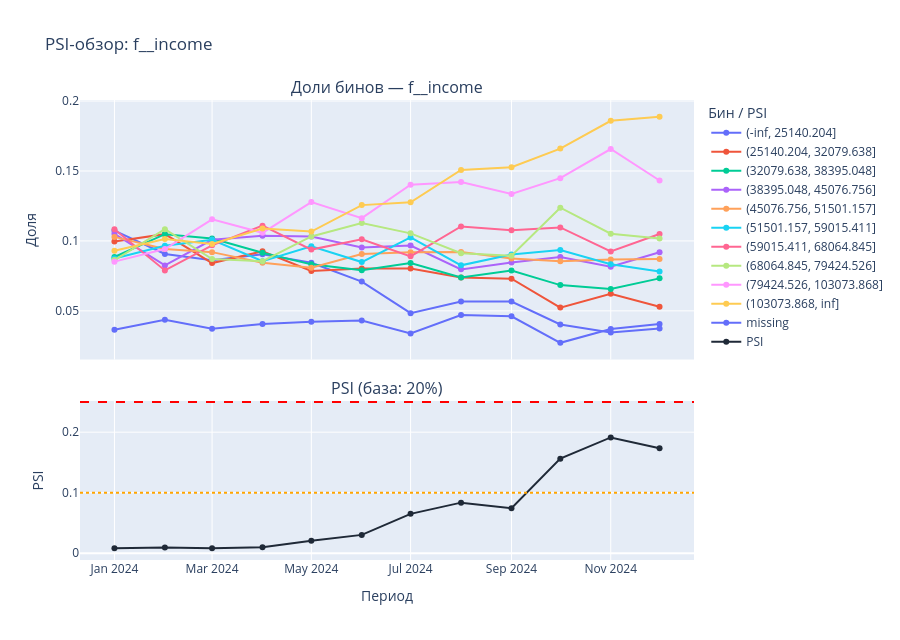
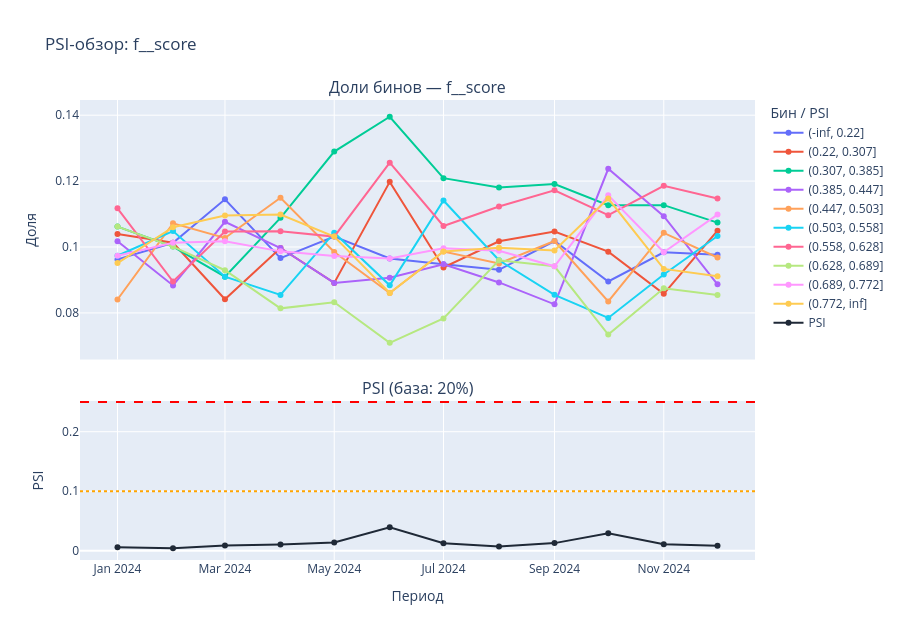
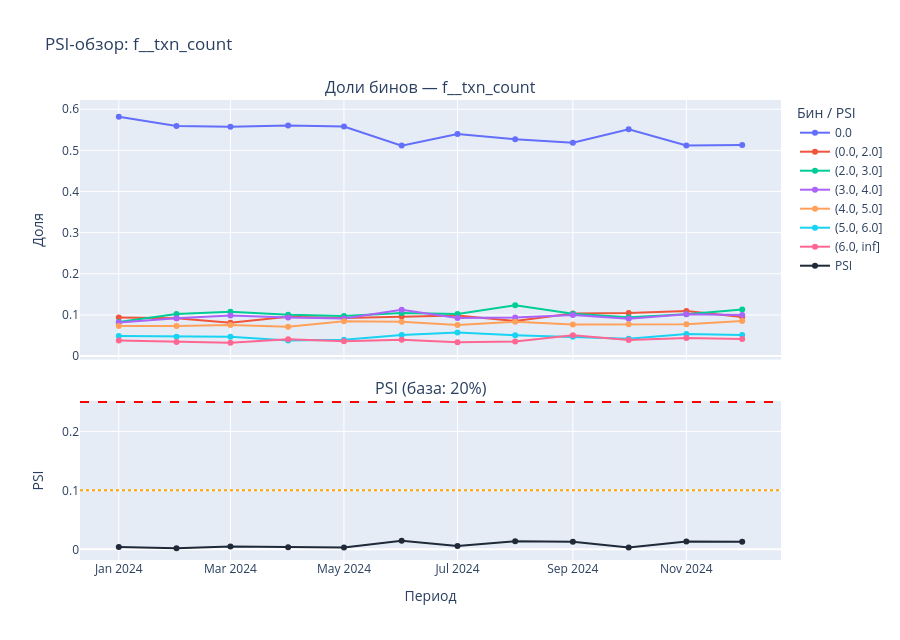
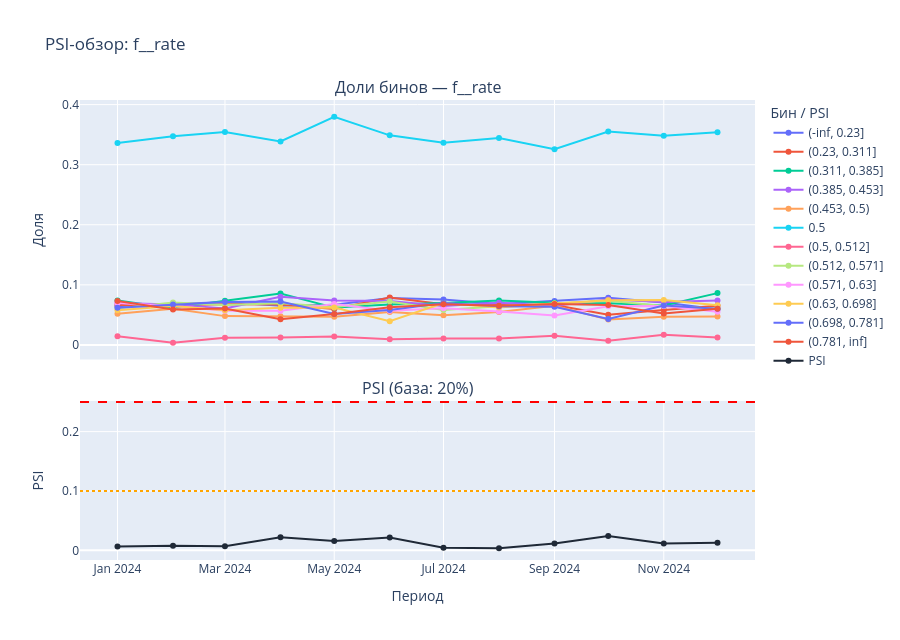

Notebook code for these charts, in order:
### Markdown cell above
## 5. Распределения бинов и PSI по периодам
База — первые 20% по дате (`psi_base_size=0.2`). Тип фичи — через `is_category`. Сверху доли бинов (линии), снизу PSI с порогами `0.10` / `0.25`.

### Code cell
CAT = set(CATEGORICAL)
for feat in FEATURES:
    psi_plots.plot_feature(df, feat, is_category=(feat in CAT), psi_base_size=0.2).show()

### Figure 1 — Plotly figure (JSON) as saved in the notebook; plotly's stock layout.template omitted (floating-point values rounded to 4 significant figures)
{"data": [{"mode": "lines+markers", "name": "(-inf, 25140.204]", "type": "scatter", "x": ["2024-01-01", "2024-02-01", "2024-03-01", "2024-04-01", "2024-05-01", "2024-06-01", "2024-07-01", "2024-08-01", "2024-09-01", "2024-10-01", "2024-11-01", "2024-12-01"], "xaxis": "x", "y": [0.1073, 0.09069, 0.08611, 0.09054, 0.08441, 0.07093, 0.04836, 0.05662, 0.05668, 0.04024, 0.03448, 0.03743], "yaxis": "y"}, {"mode": "lines+markers", "name": "(25140.204, 32079.638]", "type": "scatter", "x": ["2024-01-01", "2024-02-01", "2024-03-01", "2024-04-01", "2024-05-01", "2024-06-01", "2024-07-01", "2024-08-01", "2024-09-01", "2024-10-01", "2024-11-01", "2024-12-01"], "xaxis": "x", "y": [0.09956, 0.1048, 0.08415, 0.09257, 0.07855, 0.08023, 0.08027, 0.0739, 0.07301, 0.05231, 0.06224, 0.05289], "yaxis": "y"}, {"mode": "lines+markers", "name": "(32079.638, 38395.048]", "type": "scatter", "x": ["2024-01-01", "2024-02-01", "2024-03-01", "2024-04-01", "2024-05-01", "2024-06-01", "2024-07-01", "2024-08-01", "2024-09-01", "2024-10-01", "2024-11-01", "2024-12-01"], "xaxis": "x", "y": [0.0885, 0.1048, 0.1018, 0.09156, 0.08324, 0.07907, 0.08414, 0.0739, 0.07877, 0.06841, 0.0656, 0.07323], "yaxis": "y"}, {"mode": "lines+markers", "name": "(38395.048, 45076.756]", "type": "scatter", "x": ["2024-01-01", "2024-02-01", "2024-03-01", "2024-04-01", "2024-05-01", "2024-06-01", "2024-07-01", "2024-08-01", "2024-09-01", "2024-10-01", "2024-11-01", "2024-12-01"], "xaxis": "x", "y": [0.1051, 0.08245, 0.1008, 0.1038, 0.1032, 0.09535, 0.09671, 0.07965, 0.08453, 0.08853, 0.08158, 0.09194], "yaxis": "y"}, {"mode": "lines+markers", "name": "(45076.756, 51501.157]", "type": "scatter", "x": ["2024-01-01", "2024-02-01", "2024-03-01", "2024-04-01", "2024-05-01", "2024-06-01", "2024-07-01", "2024-08-01", "2024-09-01", "2024-10-01", "2024-11-01", "2024-12-01"], "xaxis": "x", "y": [0.1029, 0.09423, 0.09198, 0.08444, 0.08089, 0.0907, 0.09188, 0.09213, 0.08742, 0.08551, 0.08663, 0.08706], "yaxis": "y"}, {"mode": "lines+markers", "name": "(51501.157, 59015.411]", "type": "scatter", "x": ["2024-01-01", "2024-02-01", "2024-03-01", "2024-04-01", "2024-05-01", "2024-06-01", "2024-07-01", "2024-08-01", "2024-09-01", "2024-10-01", "2024-11-01", "2024-12-01"], "xaxis": "x", "y": [0.08739, 0.09658, 0.1008, 0.08545, 0.09613, 0.08488, 0.1025, 0.08253, 0.0903, 0.09356, 0.08326, 0.07811], "yaxis": "y"}, {"mode": "lines+markers", "name": "(59015.411, 68064.845]", "type": "scatter", "x": ["2024-01-01", "2024-02-01", "2024-03-01", "2024-04-01", "2024-05-01", "2024-06-01", "2024-07-01", "2024-08-01", "2024-09-01", "2024-10-01", "2024-11-01", "2024-12-01"], "xaxis": "x", "y": [0.1084, 0.07892, 0.09687, 0.1109, 0.09379, 0.1012, 0.08897, 0.1104, 0.1076, 0.1097, 0.09251, 0.105], "yaxis": "y"}, {"mode": "lines+markers", "name": "(68064.845, 79424.526]", "type": "scatter", "x": ["2024-01-01", "2024-02-01", "2024-03-01", "2024-04-01", "2024-05-01", "2024-06-01", "2024-07-01", "2024-08-01", "2024-09-01", "2024-10-01", "2024-11-01", "2024-12-01"], "xaxis": "x", "y": [0.08628, 0.1084, 0.08708, 0.08545, 0.1032, 0.1128, 0.1054, 0.09117, 0.08934, 0.1237, 0.1051, 0.1017], "yaxis": "y"}, {"mode": "lines+markers", "name": "(79424.526, 103073.868]", "type": "scatter", "x": ["2024-01-01", "2024-02-01", "2024-03-01", "2024-04-01", "2024-05-01", "2024-06-01", "2024-07-01", "2024-08-01", "2024-09-01", "2024-10-01", "2024-11-01", "2024-12-01"], "xaxis": "x", "y": [0.08518, 0.09423, 0.1155, 0.1058, 0.1278, 0.1163, 0.1402, 0.142, 0.1335, 0.1449, 0.1657, 0.1432], "yaxis": "y"}, {"mode": "lines+markers", "name": "(103073.868, inf]", "type": "scatter", "x": ["2024-01-01", "2024-02-01", "2024-03-01", "2024-04-01", "2024-05-01", "2024-06-01", "2024-07-01", "2024-08-01", "2024-09-01", "2024-10-01", "2024-11-01", "2024-12-01"], "xaxis": "x", "y": [0.09292, 0.1013, 0.09785, 0.1089, 0.1067, 0.1256, 0.1277, 0.1507, 0.1527, 0.166, 0.1859, 0.1888], "yaxis": "y"}, {"mode": "lines+markers", "name": "missing", "type": "scatter", "x": ["2024-01-01", "2024-02-01", "2024-03-01", "2024-04-01", "2024-05-01", "2024-06-01", "2024-07-01", "2024-08-01", "2024-09-01", "2024-10-01", "2024-11-01", "2024-12-01"], "xaxis": "x", "y": [0.0365, 0.04358, 0.03718, 0.04069, 0.0422, 0.04302, 0.03385, 0.04702, 0.04611, 0.02716, 0.03701, 0.04068], "yaxis": "y"}, {"line": {"color": "#1f2937"}, "mode": "lines+markers", "name": "PSI", "type": "scatter", "x": ["2024-01-01", "2024-02-01", "2024-03-01", "2024-04-01", "2024-05-01", "2024-06-01", "2024-07-01", "2024-08-01", "2024-09-01", "2024-10-01", "2024-11-01", "2024-12-01"], "xaxis": "x2", "y": [0.008105, 0.009437, 0.008299, 0.009962, 0.02074, 0.03028, 0.06507, 0.08356, 0.07428, 0.1562, 0.1913, 0.1734], "yaxis": "y2"}], "layout": {"annotations": [{"font": {"size": 16}, "showarrow": false, "text": "Доли бинов — f__income", "x": 0.5, "xanchor": "center", "xref": "paper", "y": 1, "yanchor": "bottom", "yref": "paper"}, {"font": {"size": 16}, "showarrow": false, "text": "PSI (база: 20%)", "x": 0.5, "xanchor": "center", "xref": "paper", "y": 0.3458, "yanchor": "bottom", "yref": "paper"}], "height": 640, "legend": {"title": {"text": "Бин / PSI"}}, "shapes": [{"line": {"color": "orange", "dash": "dot"}, "type": "line", "x0": 0, "x1": 1, "xref": "x2 domain", "y0": 0.1, "y1": 0.1, "yref": "y2"}, {"line": {"color": "red", "dash": "dash"}, "type": "line", "x0": 0, "x1": 1, "xref": "x2 domain", "y0": 0.25, "y1": 0.25, "yref": "y2"}], "title": {"text": "PSI-обзор: f__income"}, "xaxis": {"anchor": "y", "domain": [0, 1], "matches": "x2", "showticklabels": false}, "xaxis2": {"anchor": "y2", "domain": [0, 1], "title": {"text": "Период"}}, "yaxis": {"anchor": "x", "domain": [0.4358, 1], "title": {"text": "Доля"}}, "yaxis2": {"anchor": "x2", "domain": [0, 0.3458], "title": {"text": "PSI"}}}}

### Figure 2 — Plotly figure (JSON) as saved in the notebook; plotly's stock layout.template omitted (floating-point values rounded to 4 significant figures)
{"data": [{"mode": "lines+markers", "name": "(-inf, 0.22]", "type": "scatter", "x": ["2024-01-01", "2024-02-01", "2024-03-01", "2024-04-01", "2024-05-01", "2024-06-01", "2024-07-01", "2024-08-01", "2024-09-01", "2024-10-01", "2024-11-01", "2024-12-01"], "xaxis": "x", "y": [0.09624, 0.1013, 0.1145, 0.09664, 0.1032, 0.09651, 0.09478, 0.09309, 0.1018, 0.08954, 0.0984, 0.09764], "yaxis": "y"}, {"mode": "lines+markers", "name": "(0.22, 0.307]", "type": "scatter", "x": ["2024-01-01", "2024-02-01", "2024-03-01", "2024-04-01", "2024-05-01", "2024-06-01", "2024-07-01", "2024-08-01", "2024-09-01", "2024-10-01", "2024-11-01", "2024-12-01"], "xaxis": "x", "y": [0.104, 0.1013, 0.08415, 0.09969, 0.0891, 0.1198, 0.09381, 0.1017, 0.1047, 0.09859, 0.08579, 0.105], "yaxis": "y"}, {"mode": "lines+markers", "name": "(0.307, 0.385]", "type": "scatter", "x": ["2024-01-01", "2024-02-01", "2024-03-01", "2024-04-01", "2024-05-01", "2024-06-01", "2024-07-01", "2024-08-01", "2024-09-01", "2024-10-01", "2024-11-01", "2024-12-01"], "xaxis": "x", "y": [0.1062, 0.1001, 0.091, 0.1089, 0.129, 0.1395, 0.1209, 0.118, 0.1191, 0.1127, 0.1127, 0.1074], "yaxis": "y"}, {"mode": "lines+markers", "name": "(0.385, 0.447]", "type": "scatter", "x": ["2024-01-01", "2024-02-01", "2024-03-01", "2024-04-01", "2024-05-01", "2024-06-01", "2024-07-01", "2024-08-01", "2024-09-01", "2024-10-01", "2024-11-01", "2024-12-01"], "xaxis": "x", "y": [0.1018, 0.08834, 0.1076, 0.09969, 0.0891, 0.0907, 0.09478, 0.08925, 0.08261, 0.1237, 0.1093, 0.08869], "yaxis": "y"}, {"mode": "lines+markers", "name": "(0.447, 0.503]", "type": "scatter", "x": ["2024-01-01", "2024-02-01", "2024-03-01", "2024-04-01", "2024-05-01", "2024-06-01", "2024-07-01", "2024-08-01", "2024-09-01", "2024-10-01", "2024-11-01", "2024-12-01"], "xaxis": "x", "y": [0.08407, 0.1072, 0.1027, 0.115, 0.09848, 0.08605, 0.09865, 0.09501, 0.1018, 0.0835, 0.1043, 0.09683], "yaxis": "y"}, {"mode": "lines+markers", "name": "(0.503, 0.558]", "type": "scatter", "x": ["2024-01-01", "2024-02-01", "2024-03-01", "2024-04-01", "2024-05-01", "2024-06-01", "2024-07-01", "2024-08-01", "2024-09-01", "2024-10-01", "2024-11-01", "2024-12-01"], "xaxis": "x", "y": [0.09735, 0.1048, 0.091, 0.08545, 0.1043, 0.08837, 0.1141, 0.09597, 0.08549, 0.07847, 0.09167, 0.1033], "yaxis": "y"}, {"mode": "lines+markers", "name": "(0.558, 0.628]", "type": "scatter", "x": ["2024-01-01", "2024-02-01", "2024-03-01", "2024-04-01", "2024-05-01", "2024-06-01", "2024-07-01", "2024-08-01", "2024-09-01", "2024-10-01", "2024-11-01", "2024-12-01"], "xaxis": "x", "y": [0.1117, 0.08952, 0.1047, 0.1048, 0.1032, 0.1256, 0.1064, 0.1123, 0.1172, 0.1097, 0.1186, 0.1147], "yaxis": "y"}, {"mode": "lines+markers", "name": "(0.628, 0.689]", "type": "scatter", "x": ["2024-01-01", "2024-02-01", "2024-03-01", "2024-04-01", "2024-05-01", "2024-06-01", "2024-07-01", "2024-08-01", "2024-09-01", "2024-10-01", "2024-11-01", "2024-12-01"], "xaxis": "x", "y": [0.1062, 0.1001, 0.09295, 0.08138, 0.08324, 0.07093, 0.07834, 0.09597, 0.09414, 0.07344, 0.08747, 0.08544], "yaxis": "y"}, {"mode": "lines+markers", "name": "(0.689, 0.772]", "type": "scatter", "x": ["2024-01-01", "2024-02-01", "2024-03-01", "2024-04-01", "2024-05-01", "2024-06-01", "2024-07-01", "2024-08-01", "2024-09-01", "2024-10-01", "2024-11-01", "2024-12-01"], "xaxis": "x", "y": [0.09735, 0.1013, 0.1018, 0.09868, 0.0973, 0.09651, 0.09961, 0.09885, 0.09414, 0.1157, 0.0984, 0.1098], "yaxis": "y"}, {"mode": "lines+markers", "name": "(0.772, inf]", "type": "scatter", "x": ["2024-01-01", "2024-02-01", "2024-03-01", "2024-04-01", "2024-05-01", "2024-06-01", "2024-07-01", "2024-08-01", "2024-09-01", "2024-10-01", "2024-11-01", "2024-12-01"], "xaxis": "x", "y": [0.09513, 0.106, 0.1096, 0.1099, 0.1032, 0.08605, 0.09865, 0.09981, 0.09894, 0.1147, 0.09336, 0.09113], "yaxis": "y"}, {"line": {"color": "#1f2937"}, "mode": "lines+markers", "name": "PSI", "type": "scatter", "x": ["2024-01-01", "2024-02-01", "2024-03-01", "2024-04-01", "2024-05-01", "2024-06-01", "2024-07-01", "2024-08-01", "2024-09-01", "2024-10-01", "2024-11-01", "2024-12-01"], "xaxis": "x2", "y": [0.005794, 0.004079, 0.008816, 0.0104, 0.01376, 0.03925, 0.01261, 0.006922, 0.01277, 0.02928, 0.01084, 0.008519], "yaxis": "y2"}], "layout": {"annotations": [{"font": {"size": 16}, "showarrow": false, "text": "Доли бинов — f__score", "x": 0.5, "xanchor": "center", "xref": "paper", "y": 1, "yanchor": "bottom", "yref": "paper"}, {"font": {"size": 16}, "showarrow": false, "text": "PSI (база: 20%)", "x": 0.5, "xanchor": "center", "xref": "paper", "y": 0.3458, "yanchor": "bottom", "yref": "paper"}], "height": 640, "legend": {"title": {"text": "Бин / PSI"}}, "shapes": [{"line": {"color": "orange", "dash": "dot"}, "type": "line", "x0": 0, "x1": 1, "xref": "x2 domain", "y0": 0.1, "y1": 0.1, "yref": "y2"}, {"line": {"color": "red", "dash": "dash"}, "type": "line", "x0": 0, "x1": 1, "xref": "x2 domain", "y0": 0.25, "y1": 0.25, "yref": "y2"}], "title": {"text": "PSI-обзор: f__score"}, "xaxis": {"anchor": "y", "domain": [0, 1], "matches": "x2", "showticklabels": false}, "xaxis2": {"anchor": "y2", "domain": [0, 1], "title": {"text": "Период"}}, "yaxis": {"anchor": "x", "domain": [0.4358, 1], "title": {"text": "Доля"}}, "yaxis2": {"anchor": "x2", "domain": [0, 0.3458], "title": {"text": "PSI"}}}}

### Figure 3 — Plotly figure (JSON) as saved in the notebook; plotly's stock layout.template omitted (floating-point values rounded to 4 significant figures)
{"data": [{"mode": "lines+markers", "name": "0.0", "type": "scatter", "x": ["2024-01-01", "2024-02-01", "2024-03-01", "2024-04-01", "2024-05-01", "2024-06-01", "2024-07-01", "2024-08-01", "2024-09-01", "2024-10-01", "2024-11-01", "2024-12-01"], "xaxis": "x", "y": [0.5819, 0.5595, 0.5577, 0.5605, 0.558, 0.5116, 0.5397, 0.5269, 0.5187, 0.5513, 0.5122, 0.5134], "yaxis": "y"}, {"mode": "lines+markers", "name": "(0.0, 2.0]", "type": "scatter", "x": ["2024-01-01", "2024-02-01", "2024-03-01", "2024-04-01", "2024-05-01", "2024-06-01", "2024-07-01", "2024-08-01", "2024-09-01", "2024-10-01", "2024-11-01", "2024-12-01"], "xaxis": "x", "y": [0.09403, 0.09187, 0.08121, 0.09563, 0.09261, 0.09651, 0.09865, 0.08541, 0.1037, 0.1046, 0.1093, 0.0952], "yaxis": "y"}, {"mode": "lines+markers", "name": "(2.0, 3.0]", "type": "scatter", "x": ["2024-01-01", "2024-02-01", "2024-03-01", "2024-04-01", "2024-05-01", "2024-06-01", "2024-07-01", "2024-08-01", "2024-09-01", "2024-10-01", "2024-11-01", "2024-12-01"], "xaxis": "x", "y": [0.08296, 0.1025, 0.1076, 0.1007, 0.0973, 0.1047, 0.1025, 0.1238, 0.1028, 0.09457, 0.1018, 0.1131], "yaxis": "y"}, {"mode": "lines+markers", "name": "(3.0, 4.0]", "type": "scatter", "x": ["2024-01-01", "2024-02-01", "2024-03-01", "2024-04-01", "2024-05-01", "2024-06-01", "2024-07-01", "2024-08-01", "2024-09-01", "2024-10-01", "2024-11-01", "2024-12-01"], "xaxis": "x", "y": [0.08186, 0.09187, 0.09883, 0.09359, 0.09144, 0.1128, 0.09284, 0.09405, 0.0999, 0.09054, 0.1018, 0.1001], "yaxis": "y"}, {"mode": "lines+markers", "name": "(4.0, 5.0]", "type": "scatter", "x": ["2024-01-01", "2024-02-01", "2024-03-01", "2024-04-01", "2024-05-01", "2024-06-01", "2024-07-01", "2024-08-01", "2024-09-01", "2024-10-01", "2024-11-01", "2024-12-01"], "xaxis": "x", "y": [0.07301, 0.07303, 0.07534, 0.07121, 0.08441, 0.08372, 0.07544, 0.08349, 0.07685, 0.07746, 0.07738, 0.08544], "yaxis": "y"}, {"mode": "lines+markers", "name": "(5.0, 6.0]", "type": "scatter", "x": ["2024-01-01", "2024-02-01", "2024-03-01", "2024-04-01", "2024-05-01", "2024-06-01", "2024-07-01", "2024-08-01", "2024-09-01", "2024-10-01", "2024-11-01", "2024-12-01"], "xaxis": "x", "y": [0.04867, 0.04711, 0.04697, 0.03764, 0.03986, 0.05116, 0.05706, 0.05086, 0.04707, 0.04225, 0.05383, 0.05126], "yaxis": "y"}, {"mode": "lines+markers", "name": "(6.0, inf]", "type": "scatter", "x": ["2024-01-01", "2024-02-01", "2024-03-01", "2024-04-01", "2024-05-01", "2024-06-01", "2024-07-01", "2024-08-01", "2024-09-01", "2024-10-01", "2024-11-01", "2024-12-01"], "xaxis": "x", "y": [0.03761, 0.03416, 0.03229, 0.04069, 0.03634, 0.03953, 0.03385, 0.03551, 0.05091, 0.03924, 0.04373, 0.0415], "yaxis": "y"}, {"line": {"color": "#1f2937"}, "mode": "lines+markers", "name": "PSI", "type": "scatter", "x": ["2024-01-01", "2024-02-01", "2024-03-01", "2024-04-01", "2024-05-01", "2024-06-01", "2024-07-01", "2024-08-01", "2024-09-01", "2024-10-01", "2024-11-01", "2024-12-01"], "xaxis": "x2", "y": [0.003798, 0.001757, 0.004799, 0.003392, 0.003271, 0.01448, 0.005701, 0.01382, 0.01285, 0.003308, 0.01339, 0.01296], "yaxis": "y2"}], "layout": {"annotations": [{"font": {"size": 16}, "showarrow": false, "text": "Доли бинов — f__txn_count", "x": 0.5, "xanchor": "center", "xref": "paper", "y": 1, "yanchor": "bottom", "yref": "paper"}, {"font": {"size": 16}, "showarrow": false, "text": "PSI (база: 20%)", "x": 0.5, "xanchor": "center", "xref": "paper", "y": 0.3458, "yanchor": "bottom", "yref": "paper"}], "height": 640, "legend": {"title": {"text": "Бин / PSI"}}, "shapes": [{"line": {"color": "orange", "dash": "dot"}, "type": "line", "x0": 0, "x1": 1, "xref": "x2 domain", "y0": 0.1, "y1": 0.1, "yref": "y2"}, {"line": {"color": "red", "dash": "dash"}, "type": "line", "x0": 0, "x1": 1, "xref": "x2 domain", "y0": 0.25, "y1": 0.25, "yref": "y2"}], "title": {"text": "PSI-обзор: f__txn_count"}, "xaxis": {"anchor": "y", "domain": [0, 1], "matches": "x2", "showticklabels": false}, "xaxis2": {"anchor": "y2", "domain": [0, 1], "title": {"text": "Период"}}, "yaxis": {"anchor": "x", "domain": [0.4358, 1], "title": {"text": "Доля"}}, "yaxis2": {"anchor": "x2", "domain": [0, 0.3458], "title": {"text": "PSI"}}}}

### Figure 4 — Plotly figure (JSON) as saved in the notebook; plotly's stock layout.template omitted (floating-point values rounded to 4 significant figures)
{"data": [{"mode": "lines+markers", "name": "(-inf, 0.23]", "type": "scatter", "x": ["2024-01-01", "2024-02-01", "2024-03-01", "2024-04-01", "2024-05-01", "2024-06-01", "2024-07-01", "2024-08-01", "2024-09-01", "2024-10-01", "2024-11-01", "2024-12-01"], "xaxis": "x", "y": [0.06416, 0.06832, 0.07143, 0.06511, 0.06682, 0.07791, 0.07544, 0.06814, 0.07301, 0.07847, 0.07065, 0.0594], "yaxis": "y"}, {"mode": "lines+markers", "name": "(0.23, 0.311]", "type": "scatter", "x": ["2024-01-01", "2024-02-01", "2024-03-01", "2024-04-01", "2024-05-01", "2024-06-01", "2024-07-01", "2024-08-01", "2024-09-01", "2024-10-01", "2024-11-01", "2024-12-01"], "xaxis": "x", "y": [0.06637, 0.06596, 0.06751, 0.06714, 0.05979, 0.07907, 0.0677, 0.06622, 0.06628, 0.0503, 0.05803, 0.06509], "yaxis": "y"}, {"mode": "lines+markers", "name": "(0.311, 0.385]", "type": "scatter", "x": ["2024-01-01", "2024-02-01", "2024-03-01", "2024-04-01", "2024-05-01", "2024-06-01", "2024-07-01", "2024-08-01", "2024-09-01", "2024-10-01", "2024-11-01", "2024-12-01"], "xaxis": "x", "y": [0.07412, 0.06125, 0.07339, 0.08545, 0.06213, 0.06744, 0.06963, 0.0739, 0.07012, 0.06942, 0.0656, 0.08625], "yaxis": "y"}, {"mode": "lines+markers", "name": "(0.385, 0.453]", "type": "scatter", "x": ["2024-01-01", "2024-02-01", "2024-03-01", "2024-04-01", "2024-05-01", "2024-06-01", "2024-07-01", "2024-08-01", "2024-09-01", "2024-10-01", "2024-11-01", "2024-12-01"], "xaxis": "x", "y": [0.06969, 0.06714, 0.06067, 0.08037, 0.07386, 0.07326, 0.0648, 0.07006, 0.06532, 0.07545, 0.07149, 0.07404], "yaxis": "y"}, {"mode": "lines+markers", "name": "(0.453, 0.5)", "type": "scatter", "x": ["2024-01-01", "2024-02-01", "2024-03-01", "2024-04-01", "2024-05-01", "2024-06-01", "2024-07-01", "2024-08-01", "2024-09-01", "2024-10-01", "2024-11-01", "2024-12-01"], "xaxis": "x", "y": [0.05199, 0.06007, 0.04795, 0.04781, 0.04689, 0.05465, 0.04932, 0.0547, 0.06532, 0.04225, 0.0471, 0.04719], "yaxis": "y"}, {"mode": "lines+markers", "name": "0.5", "type": "scatter", "x": ["2024-01-01", "2024-02-01", "2024-03-01", "2024-04-01", "2024-05-01", "2024-06-01", "2024-07-01", "2024-08-01", "2024-09-01", "2024-10-01", "2024-11-01", "2024-12-01"], "xaxis": "x", "y": [0.3363, 0.3475, 0.3542, 0.3388, 0.3798, 0.3488, 0.3366, 0.3445, 0.3256, 0.3551, 0.3482, 0.3539], "yaxis": "y"}, {"mode": "lines+markers", "name": "(0.5, 0.512]", "type": "scatter", "x": ["2024-01-01", "2024-02-01", "2024-03-01", "2024-04-01", "2024-05-01", "2024-06-01", "2024-07-01", "2024-08-01", "2024-09-01", "2024-10-01", "2024-11-01", "2024-12-01"], "xaxis": "x", "y": [0.01438, 0.003534, 0.01174, 0.01221, 0.01407, 0.009302, 0.01064, 0.01056, 0.01537, 0.007042, 0.01682, 0.01221], "yaxis": "y"}, {"mode": "lines+markers", "name": "(0.512, 0.571]", "type": "scatter", "x": ["2024-01-01", "2024-02-01", "2024-03-01", "2024-04-01", "2024-05-01", "2024-06-01", "2024-07-01", "2024-08-01", "2024-09-01", "2024-10-01", "2024-11-01", "2024-12-01"], "xaxis": "x", "y": [0.06084, 0.07067, 0.06654, 0.06918, 0.06331, 0.07209, 0.05803, 0.0643, 0.06916, 0.07344, 0.06476, 0.06021], "yaxis": "y"}, {"mode": "lines+markers", "name": "(0.571, 0.63]", "type": "scatter", "x": ["2024-01-01", "2024-02-01", "2024-03-01", "2024-04-01", "2024-05-01", "2024-06-01", "2024-07-01", "2024-08-01", "2024-09-01", "2024-10-01", "2024-11-01", "2024-12-01"], "xaxis": "x", "y": [0.06969, 0.06478, 0.05675, 0.05697, 0.068, 0.05698, 0.06093, 0.05566, 0.04899, 0.06439, 0.06476, 0.05533], "yaxis": "y"}, {"mode": "lines+markers", "name": "(0.63, 0.698]", "type": "scatter", "x": ["2024-01-01", "2024-02-01", "2024-03-01", "2024-04-01", "2024-05-01", "2024-06-01", "2024-07-01", "2024-08-01", "2024-09-01", "2024-10-01", "2024-11-01", "2024-12-01"], "xaxis": "x", "y": [0.05752, 0.06478, 0.05773, 0.06205, 0.06213, 0.03953, 0.06963, 0.06238, 0.06916, 0.07445, 0.07485, 0.06591], "yaxis": "y"}, {"mode": "lines+markers", "name": "(0.698, 0.781]", "type": "scatter", "x": ["2024-01-01", "2024-02-01", "2024-03-01", "2024-04-01", "2024-05-01", "2024-06-01", "2024-07-01", "2024-08-01", "2024-09-01", "2024-10-01", "2024-11-01", "2024-12-01"], "xaxis": "x", "y": [0.06195, 0.06714, 0.07143, 0.07223, 0.05158, 0.05814, 0.06963, 0.0643, 0.0634, 0.04326, 0.0656, 0.06021], "yaxis": "y"}, {"mode": "lines+markers", "name": "(0.781, inf]", "type": "scatter", "x": ["2024-01-01", "2024-02-01", "2024-03-01", "2024-04-01", "2024-05-01", "2024-06-01", "2024-07-01", "2024-08-01", "2024-09-01", "2024-10-01", "2024-11-01", "2024-12-01"], "xaxis": "x", "y": [0.07301, 0.05889, 0.06067, 0.04273, 0.05158, 0.06279, 0.0677, 0.06526, 0.0682, 0.0664, 0.05214, 0.06021], "yaxis": "y"}, {"line": {"color": "#1f2937"}, "mode": "lines+markers", "name": "PSI", "type": "scatter", "x": ["2024-01-01", "2024-02-01", "2024-03-01", "2024-04-01", "2024-05-01", "2024-06-01", "2024-07-01", "2024-08-01", "2024-09-01", "2024-10-01", "2024-11-01", "2024-12-01"], "xaxis": "x2", "y": [0.006324, 0.007963, 0.007075, 0.0221, 0.01591, 0.02183, 0.0045, 0.003491, 0.0115, 0.02428, 0.01139, 0.01269], "yaxis": "y2"}], "layout": {"annotations": [{"font": {"size": 16}, "showarrow": false, "text": "Доли бинов — f__rate", "x": 0.5, "xanchor": "center", "xref": "paper", "y": 1, "yanchor": "bottom", "yref": "paper"}, {"font": {"size": 16}, "showarrow": false, "text": "PSI (база: 20%)", "x": 0.5, "xanchor": "center", "xref": "paper", "y": 0.3458, "yanchor": "bottom", "yref": "paper"}], "height": 640, "legend": {"title": {"text": "Бин / PSI"}}, "shapes": [{"line": {"color": "orange", "dash": "dot"}, "type": "line", "x0": 0, "x1": 1, "xref": "x2 domain", "y0": 0.1, "y1": 0.1, "yref": "y2"}, {"line": {"color": "red", "dash": "dash"}, "type": "line", "x0": 0, "x1": 1, "xref": "x2 domain", "y0": 0.25, "y1": 0.25, "yref": "y2"}], "title": {"text": "PSI-обзор: f__rate"}, "xaxis": {"anchor": "y", "domain": [0, 1], "matches": "x2", "showticklabels": false}, "xaxis2": {"anchor": "y2", "domain": [0, 1], "title": {"text": "Период"}}, "yaxis": {"anchor": "x", "domain": [0.4358, 1], "title": {"text": "Доля"}}, "yaxis2": {"anchor": "x2", "domain": [0, 0.3458], "title": {"text": "PSI"}}}}
